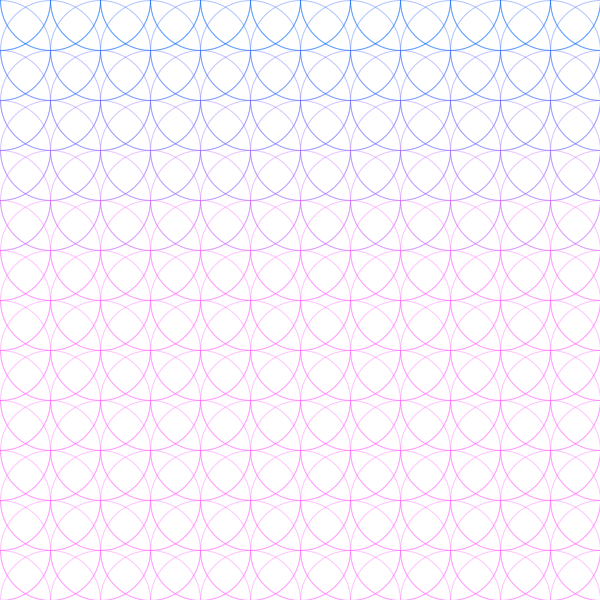
Frame 1 (no input)
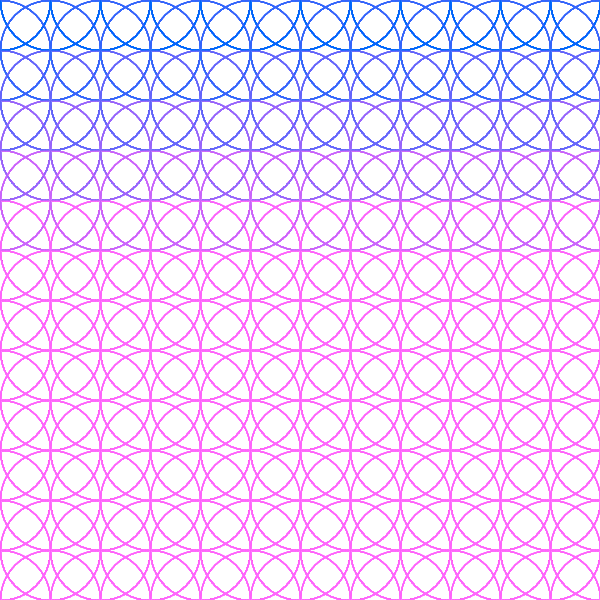
Frame 60 (the mouse pressed at the canvas centre just before this capture)
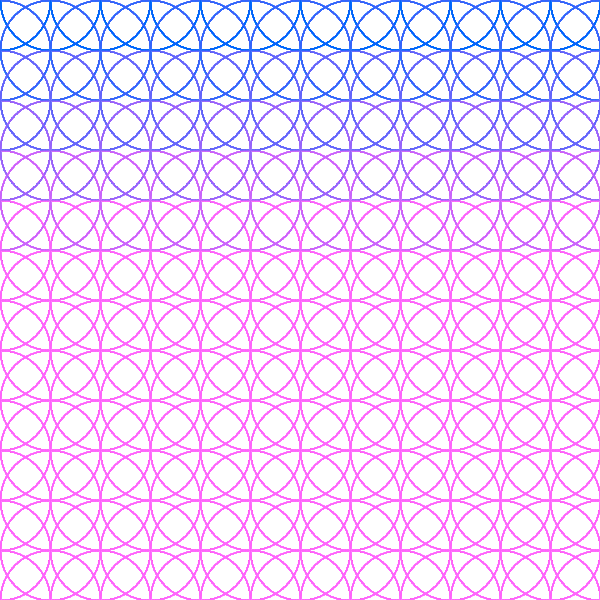
Frame 120 (the mouse held since frame 60 and released just before this capture)

The Processing sketch that drew these frames (run headless with seeded random() and noise(); from frame 60 on, the mouse is pressed at the canvas centre):

// Processing sketch: processing_147339
// ── processing_147339.pde

//void setup() {
//
//  size(600, 600);
//  background(0);
//  stroke(255);
//  noFill();
//}
//
//
//
//void draw() {
//  int i = 50;
//  int x = 10;
//
//  while (i <= 600 && x <= 600) {
//
//    //    rect(i, 50, 10, 10);
//    //    rect(i, 100, 10, 10);
//    //    rect(i, 150, 10, 10);
//    //    rect(i, 200, 10, 10);
//    //    rect(i, 250, 10, 10);
//    //    rect(i, 300, 10, 10);
//    //    rect(i, 350, 10, 10);
//    //    rect(i, 400, 10, 10);
//    //    rect(i, 450, 10, 10);
//    //    rect(i, 500, 10, 10);
//    //    rect(i, 550, 10, 10);
//
//    arc(i, 10, 90, 90, 0, PI);
//    arc(i, 20, 90, 90, 0, PI);
//    arc(i, 30, 90, 90, 0, PI);
//    arc(i, 40, 90 ,90, 0, PI);
//    arc(i, 50, 90 ,90, 0, PI);
//
//    i = i+50;
//    x = x + 10;
//  }
//}


void setup() {

  size(600, 600);
  stroke(255);
  smooth();
  noFill();
  background(255);
}

void draw() {
  int i = 0;
  while ( i <= 600 ) {  
    int j = 0;
    while ( j <= 600 ) { 


      stroke(i, 100, 250, 100);
      arc(j, i, 100, 100, 0, PI);
      ellipse(j,i,100,100);      
      j = j + 50;
    }
    i = i + 50;
  }
}
